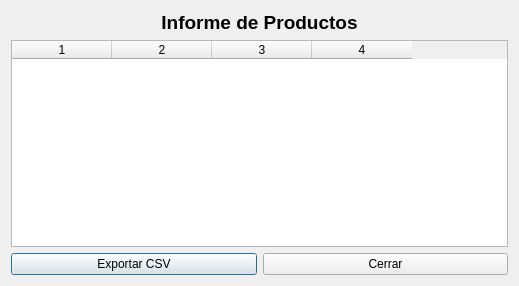
<?xml version="1.0" encoding="UTF-8"?>
<ui version="4.0">
 <class>InformeStockWindow</class>
 <widget class="QDialog" name="InformeStockWindow">
  <property name="geometry">
   <rect>
    <x>0</x>
    <y>0</y>
    <width>519</width>
    <height>286</height>
   </rect>
  </property>
  <property name="windowTitle">
   <string>Informe de Stock</string>
  </property>
  <layout class="QVBoxLayout" name="verticalLayout">
   <item>
    <widget class="QLabel" name="label_titulo">
     <property name="font">
      <font>
       <pointsize>14</pointsize>
       <weight>75</weight>
       <bold>true</bold>
      </font>
     </property>
     <property name="text">
      <string>Informe de Productos</string>
     </property>
     <property name="alignment">
      <set>Qt::AlignCenter</set>
     </property>
    </widget>
   </item>
   <item>
    <widget class="QTableWidget" name="tabla_stock">
     <property name="rowCount">
      <number>0</number>
     </property>
     <property name="columnCount">
      <number>4</number>
     </property>
     <column/>
     <column/>
     <column/>
     <column/>
    </widget>
   </item>
   <item>
    <layout class="QHBoxLayout" name="horizontalLayout_botones">
     <item>
      <widget class="QPushButton" name="btn_exportar">
       <property name="text">
        <string>Exportar CSV</string>
       </property>
      </widget>
     </item>
     <item>
      <widget class="QPushButton" name="btn_cerrar">
       <property name="text">
        <string>Cerrar</string>
       </property>
      </widget>
     </item>
    </layout>
   </item>
  </layout>
 </widget>
 <resources/>
 <connections/>
</ui>
